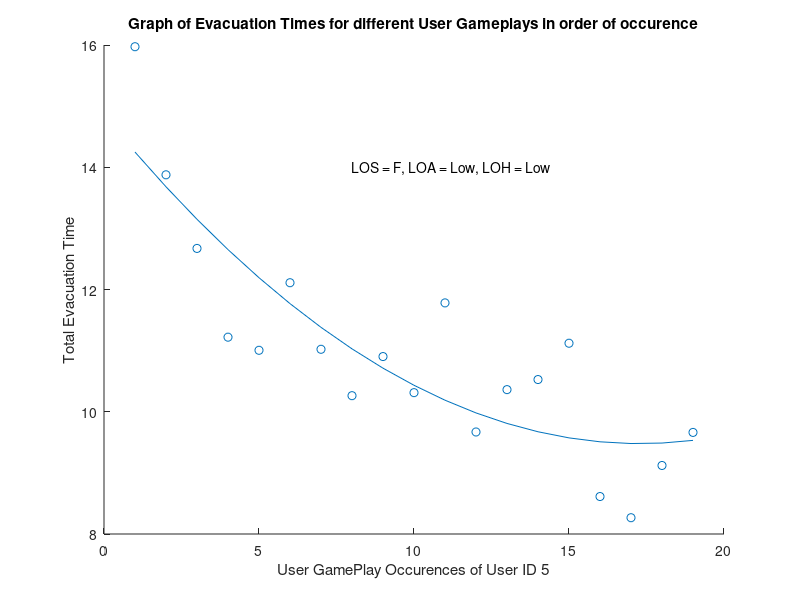

MATLAB code for this plot:
x=linspace(1,19,19);
y=[15.972,13.8765,12.672,11.22,11.0055,12.111,11.022,10.263,10.903,10.3125,11.781,9.669,10.362,10.527,11.121,8.613,8.2665,9.121,9.662];
figure
scatter(x,y);
hold on 
p = polyfit(x,y,2);
y1 = polyval(p,x);
plot(x,y1);
xlabel('User GamePlay Occurences of User ID 5');
ylabel('Total Evacuation Time');
title('Graph of Evacuation Times for different User Gameplays in order of occurence');
text(8,14,'LOS = F, LOA = Low, LOH = Low');